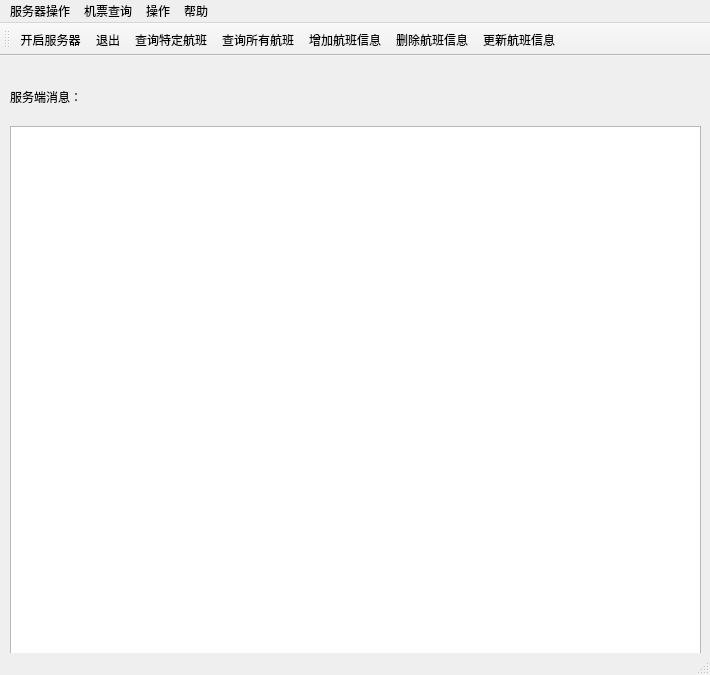
<?xml version="1.0" encoding="UTF-8"?>
<ui version="4.0">
 <class>MainWindow</class>
 <widget class="QMainWindow" name="MainWindow">
  <property name="geometry">
   <rect>
    <x>0</x>
    <y>0</y>
    <width>710</width>
    <height>675</height>
   </rect>
  </property>
  <property name="windowTitle">
   <string>MainWindow</string>
  </property>
  <widget class="QWidget" name="centralwidget">
   <widget class="QLabel" name="label">
    <property name="geometry">
     <rect>
      <x>10</x>
      <y>30</y>
      <width>81</width>
      <height>21</height>
     </rect>
    </property>
    <property name="text">
     <string>服务端消息：</string>
    </property>
   </widget>
   <widget class="QTextBrowser" name="textBrowser">
    <property name="geometry">
     <rect>
      <x>10</x>
      <y>70</y>
      <width>691</width>
      <height>541</height>
     </rect>
    </property>
   </widget>
  </widget>
  <widget class="QMenuBar" name="menubar">
   <property name="geometry">
    <rect>
     <x>0</x>
     <y>0</y>
     <width>710</width>
     <height>26</height>
    </rect>
   </property>
   <widget class="QMenu" name="menu">
    <property name="title">
     <string>服务器操作</string>
    </property>
    <addaction name="actionStart"/>
    <addaction name="actionStop"/>
    <addaction name="actionExit"/>
   </widget>
   <widget class="QMenu" name="menuQuery">
    <property name="title">
     <string>机票查询</string>
    </property>
    <addaction name="actionConditionQuery"/>
    <addaction name="actionAllQuery"/>
   </widget>
   <widget class="QMenu" name="menuHelp">
    <property name="title">
     <string>帮助</string>
    </property>
    <addaction name="actionShow"/>
    <addaction name="actionAbout"/>
   </widget>
   <widget class="QMenu" name="menuOpetion">
    <property name="title">
     <string>操作</string>
    </property>
    <addaction name="actionAdd"/>
    <addaction name="actionDelete"/>
    <addaction name="actionUpdate"/>
   </widget>
   <addaction name="menu"/>
   <addaction name="menuQuery"/>
   <addaction name="menuOpetion"/>
   <addaction name="menuHelp"/>
  </widget>
  <widget class="QStatusBar" name="statusBar"/>
  <widget class="QToolBar" name="toolBar">
   <property name="windowTitle">
    <string>toolBar</string>
   </property>
   <attribute name="toolBarArea">
    <enum>TopToolBarArea</enum>
   </attribute>
   <attribute name="toolBarBreak">
    <bool>false</bool>
   </attribute>
   <addaction name="actionStart"/>
   <addaction name="actionExit"/>
   <addaction name="actionConditionQuery"/>
   <addaction name="actionAllQuery"/>
   <addaction name="actionAdd"/>
   <addaction name="actionDelete"/>
   <addaction name="actionUpdate"/>
  </widget>
  <action name="actionStart">
   <property name="icon">
    <iconset resource="icon.qrc">
     <normaloff>:/images/connect.png</normaloff>:/images/connect.png</iconset>
   </property>
   <property name="text">
    <string>开启服务器</string>
   </property>
  </action>
  <action name="actionStop">
   <property name="icon">
    <iconset resource="icon.qrc">
     <normaloff>:/images/scissors.png</normaloff>:/images/scissors.png</iconset>
   </property>
   <property name="text">
    <string>关闭服务器</string>
   </property>
  </action>
  <action name="actionExit">
   <property name="icon">
    <iconset resource="icon.qrc">
     <normaloff>:/images/power-off.png</normaloff>:/images/power-off.png</iconset>
   </property>
   <property name="text">
    <string>退出</string>
   </property>
  </action>
  <action name="actionConditionQuery">
   <property name="icon">
    <iconset resource="icon.qrc">
     <normaloff>:/images/download.png</normaloff>:/images/download.png</iconset>
   </property>
   <property name="text">
    <string>查询特定航班</string>
   </property>
  </action>
  <action name="actionAllQuery">
   <property name="icon">
    <iconset resource="icon.qrc">
     <normaloff>:/images/download.png</normaloff>:/images/download.png</iconset>
   </property>
   <property name="text">
    <string>查询所有航班</string>
   </property>
  </action>
  <action name="actionShow">
   <property name="text">
    <string>显示内容</string>
   </property>
  </action>
  <action name="actionAbout">
   <property name="text">
    <string>关于</string>
   </property>
  </action>
  <action name="actionAdd">
   <property name="icon">
    <iconset resource="icon.qrc">
     <normaloff>:/images/add.png</normaloff>:/images/add.png</iconset>
   </property>
   <property name="text">
    <string>增加航班信息</string>
   </property>
  </action>
  <action name="actionDelete">
   <property name="icon">
    <iconset resource="icon.qrc">
     <normaloff>:/images/delete.png</normaloff>:/images/delete.png</iconset>
   </property>
   <property name="text">
    <string>删除航班信息</string>
   </property>
  </action>
  <action name="actionUpdate">
   <property name="icon">
    <iconset resource="icon.qrc">
     <normaloff>:/images/update.png</normaloff>:/images/update.png</iconset>
   </property>
   <property name="text">
    <string>更新航班信息</string>
   </property>
  </action>
 </widget>
 <resources>
  <include location="icon.qrc"/>
 </resources>
 <connections/>
</ui>
